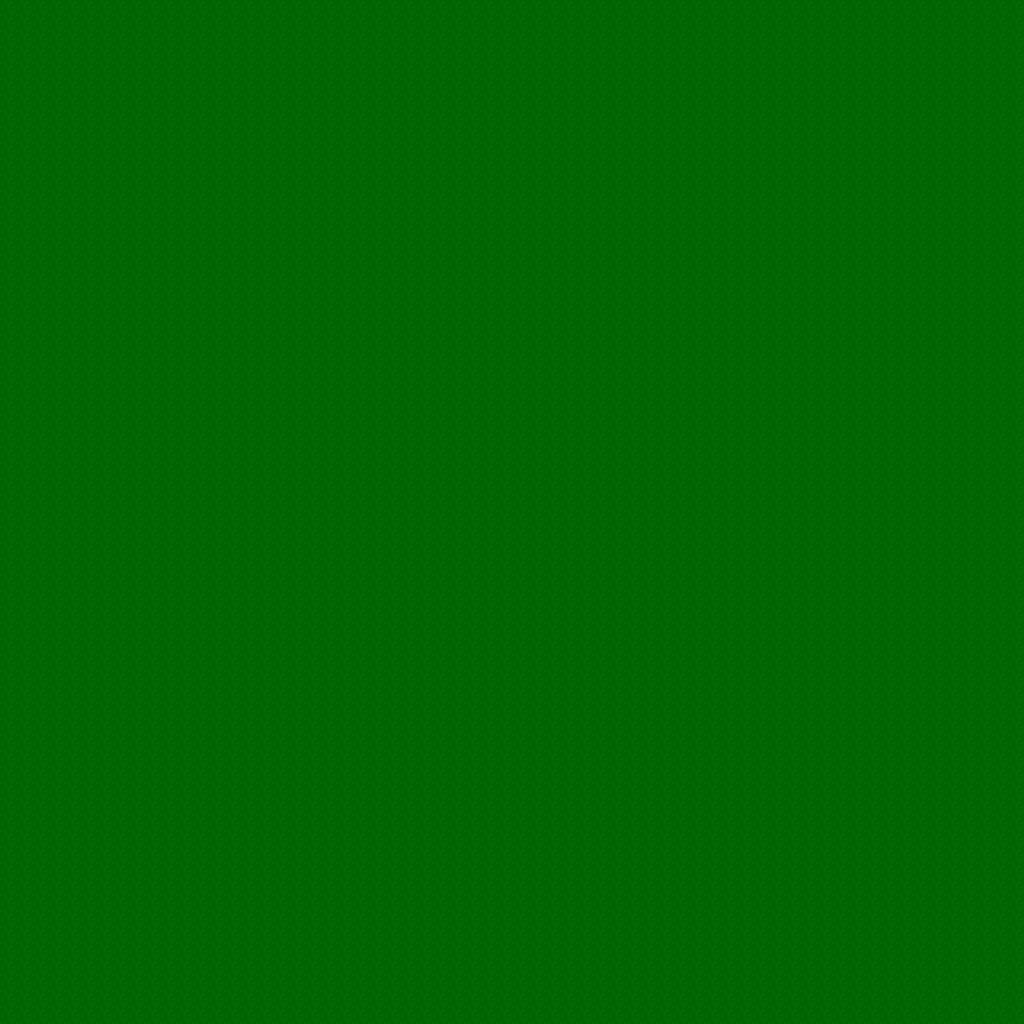

Below is a game level as drawn by its tile map, then a one-line description and the .tmx that defines it (tile-layer data replaced by summaries):
An orthogonal 64x64 tile map with 16x16 px tiles, 1 tile layer (base), 1 hidden layer not drawn.

<map version="1.10" tiledversion="1.12.1" orientation="orthogonal" renderorder="right-down" width="64" height="64" tilewidth="16" tileheight="16" infinite="0" nextlayerid="3" nextobjectid="1">
 <tileset firstgid="1" source="../classiciphone_pics4.tsx" />
 <layer id="1" name="base" width="64" height="64">
  <data>[4096 cells, 4096 non-empty, 1 distinct tile ids]</data>
 </layer>
 <layer id="2" name="collision" width="64" height="64" visible="0">
  <properties><property name="collision" value="true" /></properties>
  <data>[4096 cells, 0 non-empty, 0 distinct tile ids]</data>
 </layer>
</map>
